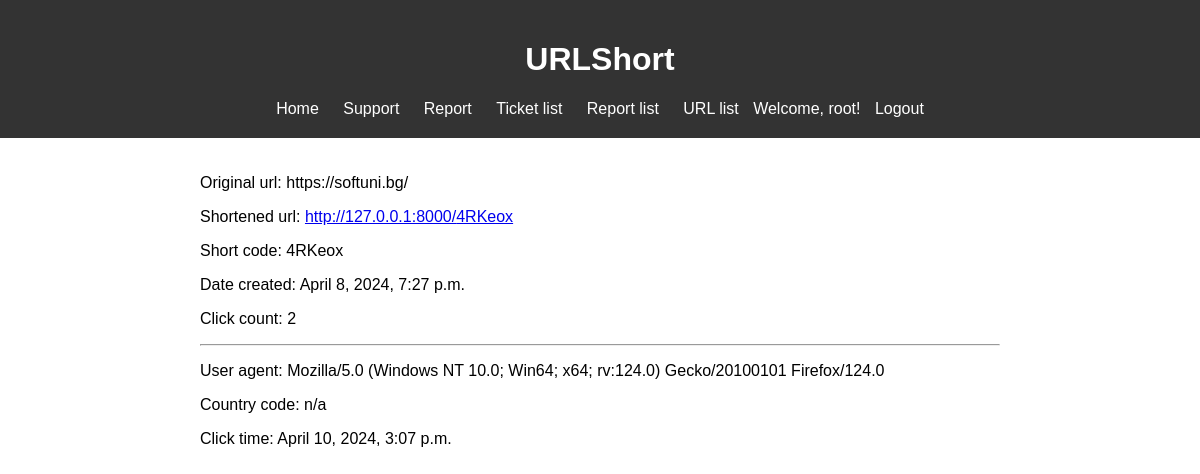
Screenshot of /url/4/ (signed in) with the database file from the repository.
### urlshortapp/models.py (models this page shows, shortened)
class User(AbstractUser):
    pass

class Url(models.Model):
    user = models.ForeignKey(User, on_delete=models.CASCADE, null=True, blank=True)
    original_url = models.URLField()
    short_code = models.CharField(max_length=10, unique=True)
    created_at = models.DateTimeField(auto_now_add=True)
    click_count = models.PositiveIntegerField(default=0, blank=False, null=False)

class ClickStats(models.Model):
    url = models.ForeignKey(Url, on_delete=models.CASCADE)
    click_time = models.DateTimeField(auto_now_add=True)
    country_code = models.CharField(max_length=3, blank=True, null=True)
    user_agent = models.TextField(blank=True, null=True)

### urlshortapp/views.py (the view)
# urls.py: path('url/<int:pk>/', UrlDetailView.as_view(), name='url'),
class UrlDetailView(LoginRequiredMixin, DetailView):
    model = Url
    context_object_name = 'url'
    def get_context_data(self, **kwargs):
        context = super().get_context_data(**kwargs)
        url = self.get_object()
        click_stats = url.clickstats_set.all()
        context['click_stats'] = click_stats
        return context

### urlshortapp/templates/urlshortapp/url_detail.html
{% extends 'urlshortapp/base.html' %}
{% block content %}
    <tr>
        <td><p>Original url: {{ url.original_url }}</p></td>
        <td><p>Shortened url: </h1><a
                href="http://127.0.0.1:8000/{{ url.short_code }}">http://127.0.0.1:8000/{{ url.short_code }}</a></p>
        <td><p>Short code: {{ url.short_code }}</p></td>
        <td><p>Date created: {{ url.created_at }}</p></td>
        <td><p>Click count: {{ url.click_count }}</p></td>
    </tr>
    {% for click in click_stats %}
        <tr>
            <hr>
            <td><p>User agent: {{ click.user_agent }}</p></td>
            <td><p>Country code: {{ click.country_code }}</p></td>
            <td><p>Click time: {{ click.click_time }}</p></td>
        </tr>
    {% endfor %}
{% endblock %}

### urlshortapp/templates/urlshortapp/base.html (shortened to what this page needs)
<!DOCTYPE html>
<html lang="en">
<head>
    {% load static %}
    <link rel="stylesheet" href="{% static 'css/styles.css' %}">
</head>
<body>
<header>
    <h1>URLShort</h1>
    <nav>
        <a href="{% url 'shortener' %}">Home</a>
        <a href="{% url 'support-create' %}">Support</a>
        <a href="{% url 'report-create' %}">Report</a>
        {% if user.is_staff or user.is_superuser %}
        <a href="{% url 'support-list' %}">Ticket list</a>
        <a href="{% url 'report-list' %}">Report list</a>
        {% endif %}
        {% if not user.is_authenticated%}
        <a href="{% url 'login' %}">Login</a>
        <a href="{% url 'register' %}">Register</a>
        {% else %}
        <a href="{% url 'urls' %}">URL list</a>
        <span>Welcome, {{ user.username }}!</span>
        <a href="#" onclick="logout()">Logout</a>
        {% endif %}
    </nav>
</header>
<div class="container">
    {% block content %}{% endblock %}
</div>
</body>
</html>

### urlshortapp/static/css/styles.css (style rules this page uses)
body { margin: 0; padding: 0; font-family: Arial, sans-serif; }
header { background-color: #333; color: #fff; padding: 20px; text-align: center; }
nav { display: inline-block; }
nav a { color: #fff; text-decoration: none; padding: 10px; }
.container { max-width: 800px; margin: 0 auto; padding: 20px; }

### rows the page displays
User: username "root"
Url: original_url "https://softuni.bg/", short_code "4RKeox", created_at "April 8, 2024, 7:27 p.m.", click_count "2"
ClickStats: user_agent "Mozilla/5.0 (Windows NT 10.0; Win64; x64; rv:124.0) Gecko/20100101 Firefox/124.0", country_code "n/a", click_time "April 10, 2024, 3:07 p.m."
